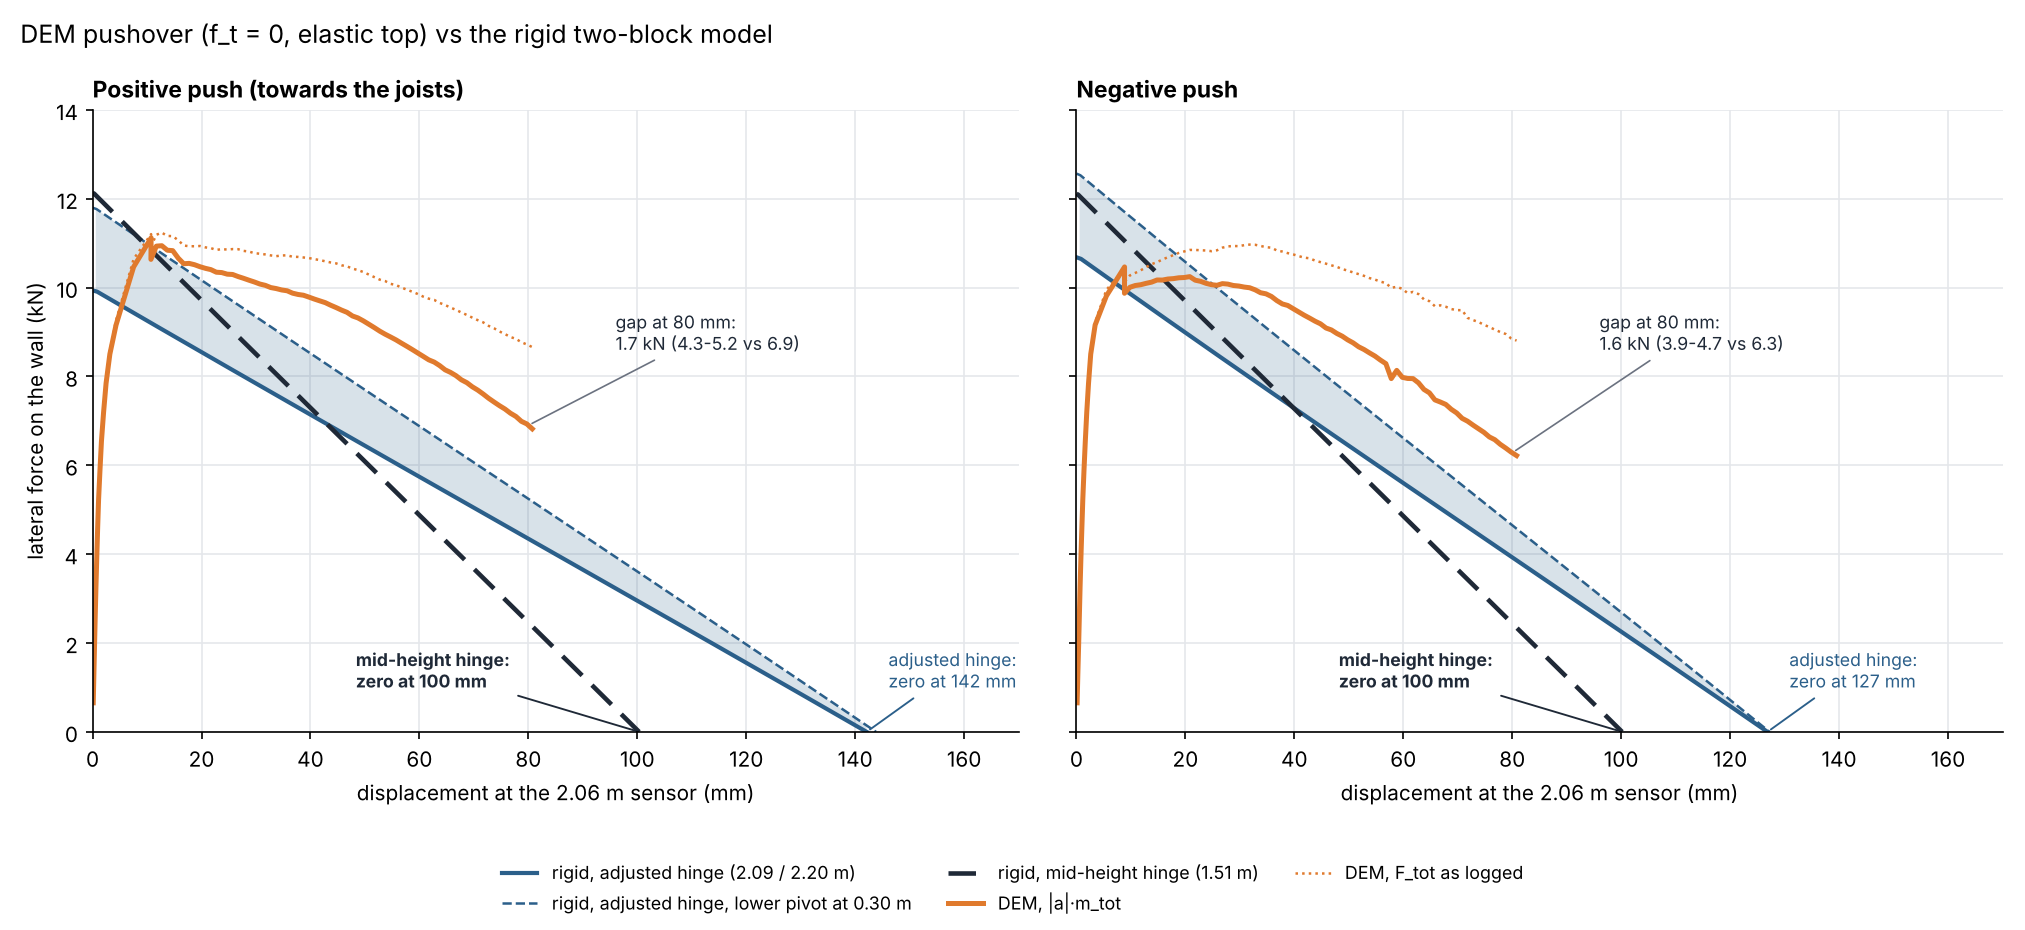

This figure's Python source:
"""DEM pushover (v5, f_t = 0, elastic top) against the rigid two-block model evaluated with the mechanism the DEM
actually forms (deformed_shape_3dec.py, 23 Oct): middle hinge at the upper-floor course, top pivot at the top-beam
centroid (the glued top joint rotates with the upper block), lower block kinked at the lower floor.

DEM force, two measures:
  F_tot as logged   base + top-joint SHEAR z-components. Once the top beam tilts by theta the top-joint normal force N
                    has a horizontal component N sin(theta) that this sum leaves out (pos 1.83 kN, neg 2.61 kN at 80 mm,
                    equal to the logged F_tot - |a| m_tot gap within 0.02 kN).
  |a| x m_tot       the applied push on the masonry at a settled servo point = the horizontal force the wall carries.
                    This is the quantity the rigid model's F = a M_wall is.
Rigid model: rigid_two_block_vw.curve with the DEM's loads (masonry 1308.3 kg, O = 10.35 spring + 1.485 top beam at
the top pivot, joists pinned with their bearing load), band = lower pivot at the base ... at 0.30 m."""
import os, sys
import numpy as np
import matplotlib
matplotlib.use("Agg")
import matplotlib.pyplot as plt
import rigid_two_block_vw as vw

HERE = os.path.dirname(os.path.abspath(__file__))
COMBINED = "--combined" in sys.argv    # panel letters (e)/(f) and no suptitle, for fig_mech_model_and_pushover.png
TB_Y = 2.629      # top-beam centroid height in the build (deformed_shape ref dump), mid-thickness
INK, MUTED, GRID, DEMC, BAND = "#1f2937", "#6b7280", "#e5e7eb", "#E07A2D", "#2B5F8A"


def read_po(path):
    m_tot = float(open(path).readline().split("m_tot")[1].split("kg")[0])
    d = np.genfromtxt(path, delimiter=",", names=True, skip_header=1, dtype=None, encoding=None)
    return np.abs(d["d_ctrl_mm"]), np.abs(d["F_tot_kN"]), np.abs(d["a_mps2"]) * m_tot / 1e3, m_tot


fig, axs = plt.subplots(1, 2, figsize=(13.5, 6.2), sharey=True)
rows = []
for ax, lab, fn, side, h1 in ((axs[0], "Positive push (towards the joists)", "pushover_v5_ft0_elastictop_pos.csv", "leeward", 2.09),
                              (axs[1], "Negative push", "pushover_v5_ft0_elastictop_neg.csv", "windward", 2.20)):
    d, Ftot, Fam, m_tot = read_po(os.path.join(HERE, fn))
    W, O = m_tot * 9.81 / 1e3, 10.35 + 212.986 * 9.81 / 1e3   # DEM: springs + top beam (213 kg in the build)
    J = vw.us1_joists(side, k_r=0.0)
    cur = {}
    for key, kw in (("tb0", dict(top=(vw.t / 2, TB_Y), base_y=0.0)), ("tb3", dict(top=(vw.t / 2, TB_Y), base_y=0.30)),
                    ("formula", dict())):
        hh = 1.51 if key == "formula" else h1
        dd, FF = vw.curve(hh, W, O, joists=J, thmax=0.2, n=500, **kw)
        k = np.argmax(FF < 0) if (FF < 0).any() else len(FF)
        cur[key] = (np.r_[dd[:k], np.interp(0, -FF[k - 1:k + 1], dd[k - 1:k + 1]) if k < len(FF) else dd[-1]],
                    np.r_[FF[:k], 0.0 if k < len(FF) else FF[-1]])
    xs = np.linspace(0.5, 150, 300)
    lo = np.interp(xs, *cur["tb0"], right=np.nan); hi = np.interp(xs, *cur["tb3"], right=np.nan)
    ax.fill_between(xs, lo, hi, color=BAND, alpha=0.18, lw=0)
    ax.plot(*cur["tb0"], color=BAND, lw=2.0, label="rigid, adjusted hinge (2.09 / 2.20 m)")
    ax.plot(*cur["tb3"], color=BAND, lw=1.2, ls="--", label="rigid, adjusted hinge, lower pivot at 0.30 m")
    ax.plot(*cur["formula"], color=INK, lw=2.2, ls=(0, (6, 3)), label="rigid, mid-height hinge (1.51 m)")
    zf, zt = cur["formula"][0][-1], cur["tb0"][0][-1]
    ax.annotate("mid-height hinge:\nzero at {:.0f} mm".format(zf), xy=(zf, 0), xytext=(zf - 52, 1.0), fontsize=8.5, color=INK,
                fontweight="bold", arrowprops=dict(arrowstyle="-", color=INK, lw=0.9))
    ax.annotate("adjusted hinge:\nzero at {:.0f} mm".format(zt), xy=(zt, 0), xytext=(zt + 4, 1.0), fontsize=8.5, color=BAND,
                ha="left", arrowprops=dict(arrowstyle="-", color=BAND, lw=0.9))
    ax.plot(d, Fam, color=DEMC, lw=2.4, label="DEM, |a|·m_tot")
    ax.plot(d, Ftot, color=DEMC, lw=1.2, ls=":", label="DEM, F_tot as logged")
    for x in (20, 40, 60, 80):
        rows.append(dict(direction=lab.split()[0].lower(), d_mm=x, DEM_applied=np.interp(x, d, Fam), DEM_Ftot=np.interp(x, d, Ftot),
                         rigid_TB_base=np.interp(x, *cur["tb0"]), rigid_TB_030=np.interp(x, *cur["tb3"]),
                         rigid_formula=np.interp(x, *cur["formula"])))
    ax.annotate("gap at 80 mm:\n{:.1f} kN ({:.1f}-{:.1f} vs {:.1f})".format(np.interp(80, d, Fam) - np.interp(80, *cur["tb3"]),
                np.interp(80, *cur["tb0"]), np.interp(80, *cur["tb3"]), np.interp(80, d, Fam)),
                xy=(80, np.interp(80, d, Fam)), xytext=(96, 8.6), fontsize=8.5, color=INK,
                arrowprops=dict(arrowstyle="-", color=MUTED, lw=0.8))
    ax.set_title(("(e) " if ax is axs[0] else "(f) ") + lab if COMBINED else lab, loc="left", fontsize=11.5 if COMBINED else 11,
                 fontweight="bold")
    ax.set_xlim(0, 170); ax.set_ylim(0, 14); ax.grid(color=GRID); ax.set_axisbelow(True)
    ax.set_xlabel("displacement at the 2.06 m sensor (mm)")
    for sp in ("top", "right"):
        ax.spines[sp].set_visible(False)
axs[0].set_ylabel("lateral force on the wall (kN)")
h_, l_ = axs[0].get_legend_handles_labels()
fig.legend(h_, l_, frameon=False, fontsize=8.6, loc="lower center", ncol=3, bbox_to_anchor=(0.5, 0.0))
if not COMBINED:
  fig.suptitle("DEM pushover (f_t = 0, elastic top) vs the rigid two-block model",
             x=0.01, ha="left", fontsize=12)
fig.tight_layout(rect=(0, 0.11, 1, 1))
fig.savefig(os.path.join(HERE, "_pushover_panel.png" if COMBINED else "fig_dem_vs_mech.png"), dpi=float(os.environ.get("PO_DPI", 150)))
import csv
with open(os.path.join(HERE, "dem_vs_mech.csv"), "w", newline="") as f:
    w = csv.DictWriter(f, fieldnames=list(rows[0])); w.writeheader()
    w.writerows([{k: (round(float(v), 2) if not isinstance(v, str) else v) for k, v in r.items()} for r in rows])
for r in rows:
    print(" ".join("{}={}".format(k, round(float(v), 2) if not isinstance(v, str) else v) for k, v in r.items()))
